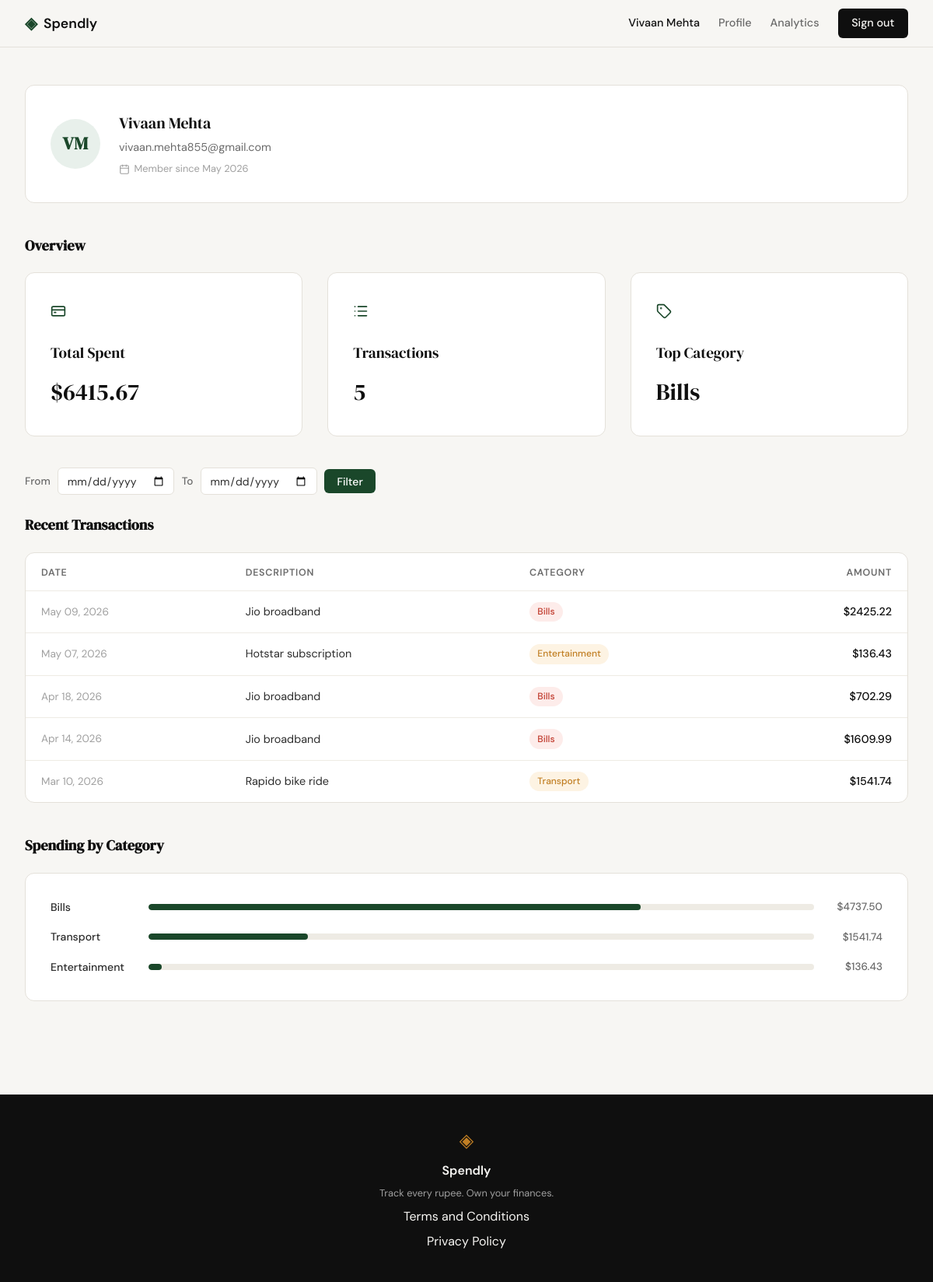
Screenshot of /profile (signed in) with the database file from the repository.
### tables this page shows
CREATE TABLE users (
            id            INTEGER PRIMARY KEY AUTOINCREMENT,
            name          TEXT    NOT NULL,
            email         TEXT    UNIQUE NOT NULL,
            password_hash TEXT    NOT NULL,
            created_at    TEXT    DEFAULT (datetime('now'))
        );

CREATE TABLE expenses (
            id          INTEGER PRIMARY KEY AUTOINCREMENT,
            user_id     INTEGER NOT NULL REFERENCES users(id),
            amount      REAL    NOT NULL,
            category    TEXT    NOT NULL,
            date        TEXT    NOT NULL,
            description TEXT,
            created_at  TEXT    DEFAULT (datetime('now'))
        );

### app.py (the view)
@app.route("/profile")
def profile():
    if not session.get("user_id"):
        return redirect(url_for("login"))
    from datetime import datetime
    db_user = get_user_by_id(session["user_id"])
    if db_user is None:
        abort(404)
    member_since = datetime.fromisoformat(db_user["created_at"]).strftime("%b %Y")
    user = {
        "name":         db_user["name"],
        "email":        db_user["email"],
        "member_since": member_since,
    }
    start_date = None
    end_date   = None
    try:
        s = request.args.get("start_date", "").strip()
        e = request.args.get("end_date", "").strip()
        if s and e:
            datetime.strptime(s, "%Y-%m-%d")
            datetime.strptime(e, "%Y-%m-%d")
            start_date = s
            end_date   = e
    except ValueError:
        pass
    stats        = get_expense_stats(session["user_id"], start_date, end_date)
    transactions = get_expenses_by_user(session["user_id"], start_date, end_date)
    categories   = get_category_breakdown(session["user_id"], start_date, end_date)
    return render_template(
        "profile.html",
        user=user,
        stats=stats,
        transactions=transactions,
        categories=categories,
        start_date=start_date,
        end_date=end_date,
    )

### database/db.py (called while the page is built)
def get_db():
    conn = sqlite3.connect(DB_PATH)
    conn.row_factory = sqlite3.Row
    conn.execute("PRAGMA foreign_keys = ON")
    return conn

def get_user_by_id(user_id):
    conn = get_db()
    user = conn.execute(
        "SELECT id, name, email, created_at FROM users WHERE id = ?",
        (user_id,),
    ).fetchone()
    conn.close()
    return user

def get_expenses_by_user(user_id, start_date=None, end_date=None):
    from datetime import datetime
    date_filter = "AND date BETWEEN ? AND ?" if (start_date and end_date) else ""
    base_params = (user_id, start_date, end_date) if (start_date and end_date) else (user_id,)
    conn = get_db()
    rows = conn.execute(
        f"""
        SELECT date, description, category,
               printf('$%.2f', amount) AS amount
        FROM expenses WHERE user_id = ? {date_filter}
        ORDER BY date DESC
        """,
        base_params,
    ).fetchall()
    conn.close()
    return [
        {
            "date":        datetime.strptime(r["date"], "%Y-%m-%d").strftime("%b %d, %Y"),
            "description": r["description"],
            "category":    r["category"],
            "amount":      r["amount"],
        }
        for r in rows
    ]

def get_category_breakdown(user_id, start_date=None, end_date=None):
    date_filter = "AND date BETWEEN ? AND ?" if (start_date and end_date) else ""
    base_params = (user_id, start_date, end_date) if (start_date and end_date) else (user_id,)
    conn = get_db()
    rows = conn.execute(
        f"""
        SELECT category AS name, SUM(amount) AS raw_amount
        FROM expenses WHERE user_id = ? {date_filter}
        GROUP BY category ORDER BY raw_amount DESC
        """,
        base_params,
    ).fetchall()
    conn.close()
    if not rows:
        return []
    total = sum(r["raw_amount"] for r in rows)
    return [
        {
            "name":    r["name"],
            "amount":  f"${r['raw_amount']:.2f}",
            "percent": round(r["raw_amount"] / total * 100),
        }
        for r in rows
    ]

### templates/profile.html (shortened to what this page needs)
{% extends "base.html" %}
{% block head %}
<link rel="stylesheet" href="{{ url_for('static', filename='css/profile.css') }}">
{% endblock %}
{% block content %}
<div class="prof-page">
    <div class="prof-user-card">
        <div class="prof-avatar">
            {{ user.name.split()[0][0] }}{{ user.name.split()[-1][0] }}
        </div>
        <div class="prof-user-info">
            <div class="prof-user-name">{{ user.name }}</div>
            <div class="prof-user-email">{{ user.email }}</div>
            <div class="prof-user-since">
                <i data-lucide="calendar"></i>
                Member since {{ user.member_since }}
            </div>
        </div>
    </div>
    <div class="prof-stats">
        <h2 class="prof-section-title">Overview</h2>
        <div class="features-inner">
            <div class="feature-card">
                <div class="feature-icon"><i data-lucide="credit-card"></i></div>
                <div class="feature-title">Total Spent</div>
                <div class="prof-stat-value">{{ stats.total_spent }}</div>
            </div>
            <div class="feature-card">
                <div class="feature-icon"><i data-lucide="list"></i></div>
                <div class="feature-title">Transactions</div>
                <div class="prof-stat-value">{{ stats.transaction_count }}</div>
            </div>
            <div class="feature-card">
                <div class="feature-icon"><i data-lucide="tag"></i></div>
                <div class="feature-title">Top Category</div>
                <div class="prof-stat-value">{{ stats.top_category }}</div>
            </div>
        </div>
    </div>
    <div class="prof-filter">
        <form method="get" action="{{ url_for('profile') }}" class="prof-filter-form">
            <label for="start_date">From</label>
            <input type="date" id="start_date" name="start_date" value="{{ start_date or '' }}">
            <label for="end_date">To</label>
            <input type="date" id="end_date" name="end_date" value="{{ end_date or '' }}">
            <button type="submit" class="btn-filter">Filter</button>
        </form>
    </div>
    <h2 class="prof-section-title">Recent Transactions</h2>
    <div class="prof-table-wrap">
        <table class="prof-table">
            <thead>
                <tr>
                    <th>Date</th>
                    <th>Description</th>
                    <th>Category</th>
                    <th class="col-right">Amount</th>
                </tr>
            </thead>
            <tbody>
                {% for tx in transactions %}
                <tr>
                    <td class="col-date">{{ tx.date }}</td>
                    <td>{{ tx.description }}</td>
                    <td><span class="badge badge--{{ tx.category | lower }}">{{ tx.category }}</span></td>
                    <td class="col-right col-amount">{{ tx.amount }}</td>
                </tr>
                {% endfor %}
            </tbody>
        </table>
    </div>
    <h2 class="prof-section-title">Spending by Category</h2>
    <div class="prof-breakdown">
        {% for cat in categories %}
        <div class="prof-bar-row">
            <span class="prof-cat-name">{{ cat.name }}</span>
            <div class="prof-bar-track">
                <div class="prof-bar" style="--bar-width: {{ cat.percent }}%"></div>
            </div>
            <span class="prof-cat-amt">{{ cat.amount }}</span>
        </div>
        {% endfor %}
    </div>
</div>
{% endblock %}

### templates/base.html (shortened to what this page needs)
<!DOCTYPE html>
<html lang="en">
<head>
    <link rel="stylesheet" href="{{ url_for('static', filename='css/style.css') }}">
    {% block head %}{% endblock %}
</head>
<body>
    <nav class="navbar">
        <div class="nav-inner">
            <a href="{{ url_for('landing') }}" class="nav-brand">
                <span class="brand-icon">◈</span>
                <span class="brand-name">Spendly</span>
            </a>
            <div class="nav-links">
                {% if session.get('user_id') %}
                    <span class="nav-username">{{ session['user_name'] }}</span>
                    <a href="{{ url_for('profile') }}">Profile</a>
                    <a href="{{ url_for('analytics') }}">Analytics</a>
                    <a href="{{ url_for('logout') }}" class="nav-cta">Sign out</a>
                {% else %}
                    <a href="{{ url_for('login') }}">Sign in</a>
                    <a href="{{ url_for('register') }}" class="nav-cta">Get started</a>
                {% endif %}
            </div>
        </div>
    </nav>
    <main class="main-content">
        {% block content %}{% endblock %}
    </main>
    <footer class="footer">
        <div class="footer-inner">
            <span class="brand-icon">◈</span>
            <span class="footer-name">Spendly</span>
            <p class="footer-copy">Track every rupee. Own your finances.</p>
            <a href="/terms">Terms and Conditions</a>
            <a href="/privacy">Privacy Policy</a>
        </div>
    </footer>
</body>
</html>

### static/css/style.css (style rules this page uses)
:root { --ink: #0f0f0f; --ink-soft: #2d2d2d; --ink-muted: #6b6b6b; --ink-faint: #a0a0a0; --paper: #f7f6f3; --paper-warm: #f0ede6; --paper-card: #ffffff; --accent: #1a472a; --accent-light: #e8f0eb; --accent-2: #c17f24; --accent-2-light: #fdf3e3; --danger: #c0392b; --danger-light: #fdecea; --border: #e4e1da; --border-soft: #eeebe4; --font-display: 'DM Serif Display', Georgia, serif; --font-body: 'DM Sans', system-ui, sans-serif; --max-width: 1200px; --auth-width: 440px; --radius-sm: 6px; --radius-md: 12px; --radius-lg: 20px; }
*, *::before, *::after { box-sizing: border-box; margin: 0; padding: 0; }
html { font-size: 16px; scroll-behavior: smooth; }
body { background: var(--paper); color: var(--ink); font-family: var(--font-body); font-size: 1rem; line-height: 1.6; -webkit-font-smoothing: antialiased; }
a { color: inherit; text-decoration: none; }
.navbar { position: sticky; top: 0; z-index: 100; background: var(--paper); border-bottom: 1px solid var(--border); padding: 0 2rem; }
.nav-inner { max-width: var(--max-width); margin: 0 auto; height: 60px; display: flex; align-items: center; justify-content: space-between; }
.nav-brand { display: flex; align-items: center; gap: 0.5rem; font-family: var(--font-body); font-weight: 600; font-size: 1.1rem; color: var(--ink); }
.brand-icon { color: var(--accent); font-size: 1.3rem; }
.brand-name { color: var(--ink); }
.nav-links { display: flex; align-items: center; gap: 1.5rem; font-size: 0.9rem; font-weight: 500; }
.nav-links a { color: var(--ink-muted); transition: color 0.2s; }
.nav-cta { background: var(--ink) !important; color: var(--paper) !important; padding: 0.45rem 1.1rem; border-radius: var(--radius-sm); transition: background 0.2s !important; }
.main-content { min-height: calc(100vh - 60px - 100px); }
.features-inner { max-width: var(--max-width); margin: 0 auto; display: grid; grid-template-columns: repeat(3, 1fr); gap: 2rem; }
.feature-card { background: var(--paper-card); border: 1px solid var(--border); border-radius: var(--radius-md); padding: 2rem; }
.feature-icon { font-size: 1.5rem; color: var(--accent); margin-bottom: 1rem; font-weight: 700; }
.feature-title { font-family: var(--font-display); font-size: 1.2rem; color: var(--ink); margin-bottom: 0.75rem; }
.footer { background: var(--ink); color: var(--paper); padding: 2.5rem 2rem; text-align: center; }
.footer-inner { display: flex; flex-direction: column; align-items: center; gap: 0.4rem; }
.footer .brand-icon { color: var(--accent-2); font-size: 1.5rem; }
.footer-name { font-weight: 600; font-size: 1rem; }
.footer-copy { font-size: 0.8rem; color: var(--ink-faint); }

### rows the page displays
users: user_name "Vivaan Mehta", name "V", name "M", name "Vivaan Mehta", email "vivaan.mehta855@gmail.com"
expenses: date "May 09, 2026", description "Jio broadband", category "Bills", amount "$2425.22"
expenses: date "May 07, 2026", description "Hotstar subscription", category "Entertainment", amount "$136.43", name "Entertainment", {{ cat.percent }} 2 (drawn)
expenses: date "Apr 18, 2026", description "Jio broadband", category "Bills", amount "$702.29"
expenses: date "Apr 14, 2026", description "Jio broadband", category "Bills", amount "$1609.99"
expenses: date "Mar 10, 2026", description "Rapido bike ride", category "Transport", amount "$1541.74"

### other values shown
{{ user.member_since }} "May 2026"
{{ stats.total_spent }} "$6415.67"
{{ stats.transaction_count }} "5"
{{ stats.top_category }} "Bills"
{{ cat.name }} "Bills" "Transport"
{{ cat.amount }} "$4737.50" "$1541.74"
